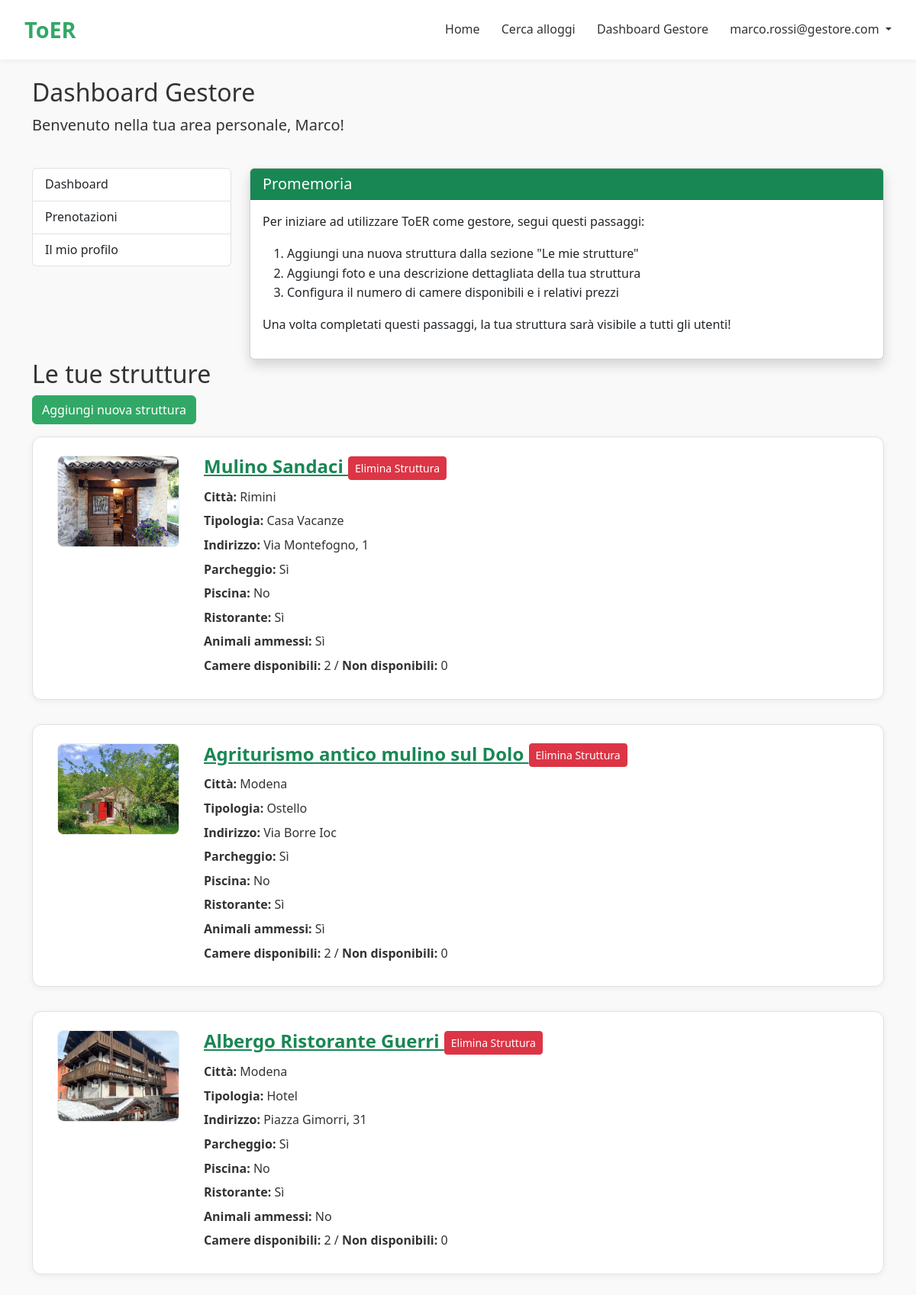
/account/dashboard/gestore/ (signed in), run on the app's committed database.
### account/models.py (models this page shows, shortened)
class User(AbstractUser):
    class UserType(models.TextChoices):
        ADMIN = 'ADMIN', _('Admin')
        GESTORE = 'GESTORE', _('Gestore')
        CLIENTE = 'CLIENTE', _('Cliente')
    username = None
    first_name = None
    last_name = None
    email = models.EmailField(_('email address'), unique=True)
    user_type = models.CharField(
        max_length=10,
        choices=UserType.choices,
        default=UserType.CLIENTE,
        help_text=_('Specifica se l\'utente è un gestore o un cliente'),
    )
    nome = models.CharField(max_length=100, blank=True)
    cognome = models.CharField(max_length=100, blank=True)
    telefono = models.CharField(max_length=20, blank=True)
    USERNAME_FIELD = 'email'
    REQUIRED_FIELDS = []
    objects = UserManager()
    def is_gestore(self):
        return self.user_type == self.UserType.GESTORE

class Struttura(models.Model):
    TIPI_STRUTTURA = [
        ('hotel', 'Hotel'),
        ('b&b', 'Bed & Breakfast'),
        ('casa_vacanze', 'Casa Vacanze'),
        ('ostello', 'Ostello'),
    ]
    gestore = models.ForeignKey(GestoreProfile, on_delete=models.CASCADE, related_name='strutture')
    nome = models.CharField(max_length=200)
    descrizione = models.TextField()
    indirizzo = models.CharField(max_length=250)
    def struttura_image_upload_path(instance, filename):
        struttura_nome = instance.nome.replace(" ", "_")
        return f"strutture/{struttura_nome}/{filename}"
    immagine = models.ImageField(upload_to=struttura_image_upload_path, blank=True, null=True)
    disponibilita = models.BooleanField(default=True)
    tipologia = models.CharField(max_length=30, choices=TIPI_STRUTTURA, default='hotel')
    parcheggio = models.BooleanField(default=False)
    piscina = models.BooleanField(default=False)
    ristorante = models.BooleanField(default=False)
    animali_ammessi = models.BooleanField(default=False)
    citta = models.CharField(max_length=100, blank=True)
    telefono = models.CharField(max_length=20, blank=True)
    numero_camere = models.PositiveIntegerField(default=1)

### account/views.py (the view)
# urls.py: path('dashboard/gestore/', views.dashboard_gestore, name='dashboard_gestore'),
@login_required
def dashboard_gestore(request):
    if not request.user.is_gestore():
        messages.error(request, "Non hai i permessi per accedere a questa pagina")
        return redirect('home')
    filter_form = StrutturaFilterForm(request.GET)
    strutture = request.user.gestore_profile.strutture.prefetch_related('camere').all()
    if filter_form.is_valid():
        if filter_form.cleaned_data['search']:
            search_query = filter_form.cleaned_data['search']
            strutture = strutture.filter(
                Q(nome__icontains=search_query) |
                Q(citta__icontains=search_query)
            )
        if filter_form.cleaned_data['tipologia']:
            strutture = strutture.filter(tipologia__in=filter_form.cleaned_data['tipologia'])
        if filter_form.cleaned_data['parcheggio']:
            strutture = strutture.filter(parcheggio=True)
        if filter_form.cleaned_data['piscina']:
            strutture = strutture.filter(piscina=True)
        if filter_form.cleaned_data['ristorante']:
            strutture = strutture.filter(ristorante=True)
        if filter_form.cleaned_data['animali_ammessi']:
            strutture = strutture.filter(animali_ammessi=True)
        if filter_form.cleaned_data['ordina_per']:
            strutture = strutture.order_by(filter_form.cleaned_data['ordina_per'])
    strutture_info = []
    for struttura in strutture:
        camere_disponibili = struttura.camere.filter(disponibilita=True).count()
        camere_non_disponibili = struttura.camere.filter(disponibilita=False).count()
        strutture_info.append({
            'struttura': struttura,
            'camere_disponibili': camere_disponibili,
            'camere_non_disponibili': camere_non_disponibili,
        })
    return render(request, 'account/dashboard_gestore.html', {
        'strutture_info': strutture_info,
        'filter_form': filter_form,
    })

### account/templates/account/dashboard_gestore.html (shortened to what this page needs)
{% extends 'home.html' %}
{% block content %}
<div class="row mb-4">
    <div class="col-md-12">
        <h2>Dashboard Gestore</h2>
        <p class="lead">Benvenuto nella tua area personale, {{ user.nome }}!</p>
    </div>
</div>
<div class="row">
    <div class="col-md-3 mb-4">
        <div class="list-group">
            <a href="{% url 'account:dashboard_gestore' %}" class="list-group-item list-group-item-action">
                 Dashboard
            </a>
            <a href="{% url 'prenotazioni:prenotazioni_gestore' %}" class="list-group-item list-group-item-action">
                 Prenotazioni
            </a>
            <a href="{% url 'account:profile' %}" class="list-group-item list-group-item-action">
                 Il mio profilo
            </a>
        </div>
    </div>
    <div class="col-md-9">
        <div class="card shadow">
            <div class="card-header bg-success text-white">
                <h5 class="mb-0">Promemoria</h5>
            </div>
            <div class="card-body">
                <p>Per iniziare ad utilizzare ToER come gestore, segui questi passaggi:</p>
                <ol>
                    <li>Aggiungi una nuova struttura dalla sezione "Le mie strutture"</li>
                    <li>Aggiungi foto e una descrizione dettagliata della tua struttura</li>
                    <li>Configura il numero di camere disponibili e i relativi prezzi</li>
                </ol>
                <p>Una volta completati questi passaggi, la tua struttura sarà visibile a tutti gli utenti!</p>
            </div>
        </div>
    </div>
</div>
<h2>Le tue strutture</h2>
<a href="{% url 'account:aggiungi_struttura' %}" class="btn btn-primary mb-3">Aggiungi nuova struttura</a>
{% for info in strutture_info %}
  <div class="struttura-card">
    {% if info.struttura.immagine %}
      <img src="{{ info.struttura.immagine.url }}" alt="Immagine struttura" class="struttura-img">
    {% endif %}
    <div class="struttura-info" style="flex:1;">
      <h3>
        <a class="toggle-link" href="{% url 'account:dettaglio_struttura' info.struttura.id %}">
          {{ info.struttura.nome }}
        </a>
        <form method="post" action="{% url 'account:elimina_struttura' info.struttura.id %}" style="display:inline;">
          <button type="submit" class="btn btn-danger btn-sm" onclick="return confirm('Eliminare questa struttura e tutte le sue camere?');">
            Elimina Struttura
          </button>
        </form>
      </h3>
      <p><strong>Città:</strong> {{ info.struttura.citta }}</p>
      <p><strong>Tipologia:</strong> {{ info.struttura.get_tipologia_display }}</p>
      <p><strong>Indirizzo:</strong> {{ info.struttura.indirizzo }}</p>
      <p><strong>Parcheggio:</strong> {{ info.struttura.parcheggio|yesno:"Sì,No" }}</p>
      <p><strong>Piscina:</strong> {{ info.struttura.piscina|yesno:"Sì,No" }}</p>
      <p><strong>Ristorante:</strong> {{ info.struttura.ristorante|yesno:"Sì,No" }}</p>
      <p><strong>Animali ammessi:</strong> {{ info.struttura.animali_ammessi|yesno:"Sì,No" }}</p>
      <p>
        <strong>Camere disponibili:</strong> {{ info.camere_disponibili }} /
        <strong>Non disponibili:</strong> {{ info.camere_non_disponibili }}
      </p>
    </div>
  </div>
{% empty %}
  <p>Nessuna struttura inserita.</p>
{% endfor %}
{% endblock %}

### toER/templates/home.html (shortened to what this page needs)
<!DOCTYPE html>
<html lang="it">
<head>
    <link href="https://cdn.jsdelivr.net/npm/bootstrap@5.3.0-alpha1/dist/css/bootstrap.min.css" rel="stylesheet">
</head>
<body>
    <header>
        <div class="logo">
            <a href="{% url 'home' %}" style="text-decoration: none; color: inherit;">ToER</a>
        </div>
        <nav>
            <a href="{% url 'home' %}">Home</a>
            <a href="{% url 'ricerca:ricerca_strutture' %}">Cerca alloggi</a>
            {% if user.is_authenticated %}
                {% if user.is_gestore %}
                    <a href="{% url 'account:dashboard_gestore' %}">Dashboard Gestore</a>
                {% else %}
                    <a href="{% url 'prenotazioni:lista_prenotazioni' %}">Le mie prenotazioni</a>
                {% endif %}
                <div class="dropdown" style="display: inline-block;">
                    <a href="#" class="dropdown-toggle" id="navbarDropdown" role="button" data-bs-toggle="dropdown" aria-expanded="false">
                        {{ user.email }}
                    </a>
                </div>
            {% else %}
                <a href="{% url 'account:login' %}">Accedi</a>
                <a href="{% url 'account:register' %}" class="btn btn-search">Registrati</a>
            {% endif %}
        </nav>
    </header>
    <div class="container mt-4">
        {% block content %}{% endblock %}
    </div>
</body>
</html>

### toER/templates/home.html (style rules this page uses)
* { margin: 0; padding: 0; box-sizing: border-box; }
body { font-family: "Segoe UI", sans-serif; line-height: 1.6; background: #f9f9f9; color: #333; min-height: 100vh; position: relative; padding-bottom: 60px; }
header { background-color: #ffffff; padding: 1rem 2rem; display: flex; justify-content: space-between; align-items: center; box-shadow: 0 2px 8px rgba(0, 0, 0, 0.05); }
.logo { font-size: 1.8rem; font-weight: bold; color: #32a866; }
nav a { margin-left: 1.5rem; text-decoration: none; color: #333; font-weight: 500; }
.btn-primary { background-color: #32a866; border-color: #32a866; }

### account/templates/account/dashboard_gestore.html (style rules this page uses)
.struttura-card { display: flex; align-items: flex-start; background: #fff; border: 1px solid #dee2e6; border-radius: 12px; box-shadow: 0 2px 8px rgba(0,0,0,0.06); margin-bottom: 32px; padding: 24px 32px; transition: box-shadow 0.2s; }
.struttura-img { width: 160px; height: 120px; object-fit: cover; border-radius: 8px; margin-right: 32px; border: 1px solid #e9ecef; background: #f8f9fa; }
.struttura-info h3 { margin-top: 0; margin-bottom: 10px; color: #198754; font-weight: 700; font-size: 1.5rem; }
.struttura-info p { margin-bottom: 6px; font-size: 1rem; }
.struttura-info strong { font-weight: 600; }
.toggle-link { color: #198754; cursor: pointer; text-decoration: underline; font-weight: 600; }

### data on the page
User: email "marco.rossi@gestore.com", nome "Marco"
Struttura: struttura.immagine (picture), struttura.nome "Mulino Sandaci", struttura.citta "Rimini", struttura.tipologia "Casa Vacanze", struttura.indirizzo "Via Montefogno, 1", struttura.parcheggio "Sì", struttura.piscina "No", struttura.ristorante "Sì", struttura.animali_ammessi "Sì", camere_disponibili "2", camere_non_disponibili "0"
Struttura: struttura.immagine (picture), struttura.nome "Agriturismo antico mulino sul Dolo", struttura.citta "Modena", struttura.tipologia "Ostello", struttura.indirizzo "Via Borre Ioc", struttura.parcheggio "Sì", struttura.piscina "No", struttura.ristorante "Sì", struttura.animali_ammessi "Sì", camere_disponibili "2", camere_non_disponibili "0"
Struttura: struttura.immagine (picture), struttura.nome "Albergo Ristorante Guerri", struttura.citta "Modena", struttura.tipologia "Hotel", struttura.indirizzo "Piazza Gimorri, 31", struttura.parcheggio "Sì", struttura.piscina "No", struttura.ristorante "Sì", struttura.animali_ammessi "No", camere_disponibili "2", camere_non_disponibili "0"
